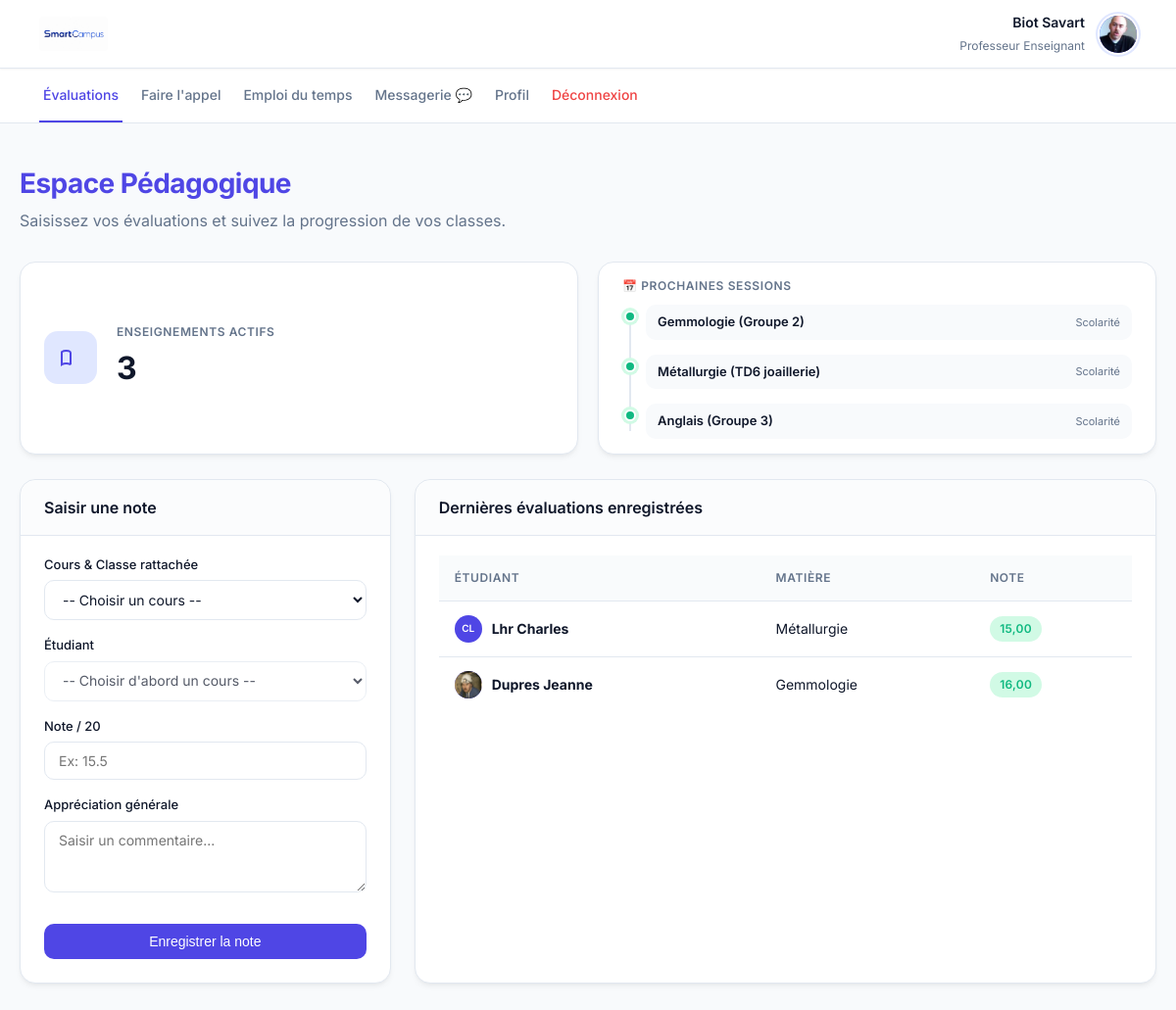
Screenshot of /dashboard_professeur.php (signed in) with the database file from the repository.
### tables this page shows
CREATE TABLE utilisateurs (
        id INTEGER PRIMARY KEY AUTOINCREMENT,
        prenom TEXT NOT NULL,
        nom TEXT NOT NULL,
        email TEXT UNIQUE NOT NULL,
        role TEXT CHECK(role IN ('etudiant', 'professeur', 'administrateur')) NOT NULL,
        mot_de_passe_hash TEXT NOT NULL,
        statut_compte TEXT DEFAULT 'actif',
        groupe_id INTEGER,
        FOREIGN KEY(groupe_id) REFERENCES groupes(id) ON DELETE SET NULL
    );

CREATE TABLE cours (
        id INTEGER PRIMARY KEY AUTOINCREMENT,
        titre TEXT NOT NULL,
        categorie TEXT NOT NULL,
        description TEXT,
        groupe_id INTEGER,
        professeur_id INTEGER, jour VARCHAR(20) DEFAULT 'Lundi', heure_debut VARCHAR(10) DEFAULT '08:30', heure_fin VARCHAR(10) DEFAULT '10:30', salle VARCHAR(50) DEFAULT 'Non assignée',
        FOREIGN KEY(groupe_id) REFERENCES groupes(id) ON DELETE CASCADE,
        FOREIGN KEY(professeur_id) REFERENCES utilisateurs(id) ON DELETE SET NULL
    );

CREATE TABLE groupes (
        id INTEGER PRIMARY KEY AUTOINCREMENT,
        nom TEXT NOT NULL UNIQUE
    );

CREATE TABLE notes (
        id INTEGER PRIMARY KEY AUTOINCREMENT,
        etudiant_id INTEGER,
        cours_id INTEGER,
        valeur_note REAL,
        commentaire TEXT,
        FOREIGN KEY(etudiant_id) REFERENCES utilisateurs(id) ON DELETE CASCADE,
        FOREIGN KEY(cours_id) REFERENCES cours(id) ON DELETE CASCADE
    );

### dashboard_professeur.php (the view, shortened to what this page needs)
<?php
require_once 'db.php';
$prof_id = $_SESSION['utilisateur_id'];
$prof_info = $db->query("SELECT prenom, nom FROM utilisateurs WHERE id = $prof_id")->fetch();
$prof_init = strtoupper(substr($prof_info['prenom'], 0, 1) . substr($prof_info['nom'], 0, 1));
$prof_avatar = glob("uploads/avatars/avatar_" . $prof_id . ".*");
$mes_cours = $db->query("
    SELECT c.*, g.nom as groupe_nom
    FROM cours c
    JOIN groupes g ON c.groupe_id = g.id
    WHERE c.professeur_id = $prof_id
    ORDER BY c.titre
")->fetchAll();
$nb_cours = count($mes_cours);
$prochains_cours_prof = $db->query("
    SELECT c.*, g.nom as groupe_nom
    FROM cours c
    JOIN groupes g ON c.groupe_id = g.id
    WHERE c.professeur_id = $prof_id
    LIMIT 3
")->fetchAll();
$historique_notes = $db->query("
    SELECT n.*, u.nom as etud_nom, u.prenom as etud_prenom, c.titre as cours_titre
    FROM notes n
    JOIN utilisateurs u ON n.etudiant_id = u.id
    JOIN cours c ON n.cours_id = c.id
    WHERE c.professeur_id = $prof_id
    ORDER BY n.id DESC
")->fetchAll();
?>
<!DOCTYPE html>
<html lang="fr">
<head>
    <link rel="stylesheet" href="style.css">
</head>
<body>
    <header class="top-bar">
        <img src="images/logo.jpg" alt="Logo" onerror="this.src='https://via.placeholder.com/120x45?text=SmartCampus'">
        <div class="user-widget">
            <div class="user-widget-info" style="text-align: right;">
                <strong><?= htmlspecialchars($prof_info['prenom'] . ' ' . $prof_info['nom']) ?></strong>
                <span>Professeur Enseignant</span>
            </div>
            <div class="avatar-small">
                <?php if (!empty($prof_avatar)): ?>
                    <img src="<?= $prof_avatar[0] ?>" alt="Professeur">
                <?php else: ?>
                    <?= $prof_init ?>
                <?php endif; ?>
            </div>
        </div>
    </header>
    <nav class="top-nav">
        <a href="dashboard_professeur.php" class="active">Évaluations</a>
        <a href="faire_appel.php">Faire l'appel</a>
        <a href="planning.php">Emploi du temps</a>
        <a href="messagerie.php">
            Messagerie 💬
        </a>
        <a href="profil.php">Profil</a>
        <a href="deconnexion.php" style="color:var(--danger);">Déconnexion</a>
    </nav>
    <div class="container">
        <div style="margin-bottom: 30px;">
            <h1 style="color:var(--primary);">Espace Pédagogique</h1>
            <p style="color:var(--text-muted); margin:0;">Saisissez vos évaluations et suivez la progression de vos classes.</p>
        </div>
        <div class="stats-container">
            <div class="card stat-card">
                <div class="stat-icon">
                    <svg xmlns="http://www.w3.org/2000/svg" width="24" height="24" fill="none" viewBox="0 0 24 24" stroke="currentColor" stroke-width="2">
                        <path d="M12 6.253v13m0-13C10.832 5.477 9.246 5 7.5 5S4.168 5.477 3 6.253v13C4.168 18.477 5.754 18 7.5 18s3.332.477 4.5 1.253" />
                    </svg>
                </div>
                <div class="stat-info">
                    <h2>Enseignements Actifs</h2>
                    <div class="stat-value"><?= $nb_cours ?></div>
                </div>
            </div>
            <div class="card" style="padding: 15px 24px;">
                <h2 style="font-size:12px; text-transform:uppercase; color:var(--text-muted); margin-bottom:10px; letter-spacing:0.05em;">📅 Prochaines sessions</h2>
                <?php if (empty($prochains_cours_prof)): ?>
                    <p style="font-size:13px; color:var(--text-muted); margin:5px 0;">Aucun cours planifié.</p>
                <?php else: ?>
                    <div class="timeline">
                        <?php foreach($prochains_cours_prof as $pcp): ?>
                            <div class="timeline-item">
                                <div class="timeline-badge"></div>
                                <div class="timeline-content" style="padding:8px 12px;">
                                    <span style="font-size:13px; font-weight:600;">
                                        <?= htmlspecialchars($pcp['titre']) ?> (<?= htmlspecialchars($pcp['groupe_nom']) ?>)
                                    </span>
                                    <span style="font-size:11px; color:var(--text-muted);">Scolarité</span>
                                </div>
                            </div>
                        <?php endforeach; ?>
                    </div>
                <?php endif; ?>
            </div>
        </div>
        <div class="dashboard-grid inverse">
            <div class="card" style="align-self: start;">
                <div class="card-header"><h2>Saisir une note</h2></div>
                <?php if ($nb_cours == 0): ?>
                    <p style="color:var(--text-muted); font-size:14px;">Vous n'avez pas de cours assigné.</p>
                <?php else: ?>
                    <form method="POST">
                        <label>Cours &amp; Classe rattachée</label>
                        <select name="cours_id" id="coursSelect" required onchange="filtrerEtudiants()">
                            <option value="">-- Choisir un cours --</option>
                        </select>
                        <label>Étudiant</label>
                        <select name="etudiant_id" id="etudiantSelect" required disabled>
                            <option value="">-- Choisir d'abord un cours --</option>
                        </select>
                        <label>Note / 20</label>
                        <input type="number" name="valeur_note" step="0.25" min="0" max="20" required placeholder="Ex: 15.5">
                        <label>Appréciation générale</label>
                        <textarea name="commentaire" rows="3" placeholder="Saisir un commentaire..."></textarea>
                        <button type="submit" class="btn-action" style="width:100%; margin-top:10px;">Enregistrer la note</button>
                    </form>
                <?php endif; ?>
            </div>
            <div class="card">
                <div class="card-header"><h2>Dernières évaluations enregistrées</h2></div>
                <?php if (empty($historique_notes)): ?>
                    <div class="empty-state">
                        <p>Aucune note enregistrée pour le moment.</p>
                    </div>
                <?php else: ?>
                    <table>
                        <tr>
                            <th>Étudiant</th>
                            <th>Matière</th>
                            <th>Note</th>
                        </tr>
                        <?php foreach(array_slice($historique_notes, 0, 10) as $n): ?>
                            <?php
                                $e_avatar = glob("uploads/avatars/avatar_" . $n['etudiant_id'] . ".*");
                                $e_init = strtoupper(substr($n['etud_prenom'], 0, 1) . substr($n['etud_nom'], 0, 1));
                            ?>
                            <tr>
                                <td>
                                    <div style="display:flex; align-items:center; gap:10px;">
                                        <div class="avatar-small" style="width:28px; height:28px; font-size:10px; box-shadow:none;">
                                            <?php if (!empty($e_avatar)): ?>
                                                <img src="<?= $e_avatar[0] ?>" alt="Pic">
                                            <?php else: ?>
                                                <?= $e_init ?>
                                            <?php endif; ?>
                                        </div>
                                        <strong><?= htmlspecialchars($n['etud_nom'] . ' ' . $n['etud_prenom']) ?></strong>
                                    </div>
                                </td>
                                <td><?= htmlspecialchars($n['cours_titre']) ?></td>
                                <td><span class="badge badge-success"><?= number_format($n['valeur_note'], 2, ',', ' ') ?></span></td>
                            </tr>
                        <?php endforeach; ?>
                    </table>
                <?php endif; ?>
            </div>
        </div>
    </div>
</body>
</html>

### style.css (style rules this page uses)
:root { --primary: #4f46e5; --primary-hover: #4338ca; --primary-light: #e0e7ff; --bg-body: #f8fafc; --surface: #ffffff; --text-main: #0f172a; --text-muted: #64748b; --border: #e2e8f0; --success: #10b981; --success-bg: #d1fae5; --danger: #ef4444; --danger-bg: #fee2e2; --warning: #f59e0b; --radius-md: 10px; --radius-lg: 16px; --shadow-sm: 0 1px 2px 0 rgb(0 0 0 / 0.05); --shadow-md: 0 4px 6px -1px rgb(0 0 0 / 0.05), 0 2px 4px -2px rgb(0 0 0 / 0.05); --shadow-hover: 0 10px 15px -3px rgb(0 0 0 / 0.08), 0 4px 6px -4px rgb(0 0 0 / 0.04); --transition: all 0.25s ease; }
body { font-family: 'Inter', sans-serif; background-color: var(--bg-body); color: var(--text-main); margin: 0; padding: 0; line-height: 1.5; }
h1 { font-size: 28px; font-weight: 700; margin-bottom: 5px; letter-spacing: -0.02em; }
h2 { font-size: 16px; font-weight: 600; margin: 0; color: var(--text-main); }
a { text-decoration: none; transition: var(--transition); }
.top-bar { background: var(--surface); border-bottom: 1px solid var(--border); padding: 12px 40px; display: flex; justify-content: space-between; align-items: center; position: sticky; top: 0; z-index: 100; box-shadow: var(--shadow-sm); }
.top-bar img { height: 35px; border-radius: 4px; }
.user-widget { display: flex; align-items: center; gap: 15px; }
.user-widget-info strong { display: block; font-size: 14px; font-weight: 600; }
.user-widget-info span { font-size: 12px; color: var(--text-muted); }
.avatar-small { width: 38px; height: 38px; border-radius: 50%; background: var(--primary); color: white; display: flex; align-items: center; justify-content: center; font-weight: 600; font-size: 14px; overflow: hidden; box-shadow: 0 0 0 2px var(--surface), 0 0 0 4px var(--primary-light); }
.avatar-small img { width: 100%; height: 100%; object-fit: cover; }
.top-nav { background: var(--surface); padding: 0 40px; display: flex; gap: 15px; border-bottom: 1px solid var(--border); }
.top-nav a { color: var(--text-muted); padding: 16px 4px; font-size: 14px; font-weight: 500; border-bottom: 2px solid transparent; }
.top-nav a.active { color: var(--primary); border-bottom: 2px solid var(--primary); }
.container { max-width: 1200px; margin: 40px auto; padding: 0 20px; }
.dashboard-grid { display: grid; grid-template-columns: 2fr 1fr; gap: 24px; }
.dashboard-grid.inverse { grid-template-columns: 1fr 2fr; }
.card { background: var(--surface); border: 1px solid var(--border); border-radius: var(--radius-lg); box-shadow: var(--shadow-md); padding: 24px; min-width: 0; transition: var(--transition); }
.card-header { border-bottom: 1px solid var(--border); margin: -24px -24px 20px -24px; padding: 16px 24px; background: rgba(248, 250, 252, 0.5); border-top-left-radius: var(--radius-lg); border-top-right-radius: var(--radius-lg); }
label { display: block; font-size: 13px; font-weight: 500; margin-bottom: 6px; color: var(--text-main); }
input[type="text"], input[type="email"], input[type="password"], input[type="number"], input[type="time"], input[type="date"], select, textarea { width: 100%; padding: 10px 14px; border: 1px solid var(--border); border-radius: var(--radius-md); margin-bottom: 16px; font-size: 14px; box-sizing: border-box; background-color: var(--surface); color: var(--text-main); transition: var(--transition); font-family: inherit; }
.btn-action { background: var(--primary); color: white; border: none; padding: 10px 20px; border-radius: var(--radius-md); cursor: pointer; font-weight: 500; font-size: 14px; transition: var(--transition); display: inline-flex; align-items: center; justify-content: center; }
table { width: 100%; border-collapse: separate; border-spacing: 0; }
th, td { padding: 14px 16px; text-align: left; border-bottom: 1px solid var(--border); font-size: 14px; }
th { background: rgba(248, 250, 252, 0.8); font-weight: 600; color: var(--text-muted); font-size: 12px; text-transform: uppercase; letter-spacing: 0.05em; }
tr:last-child td { border-bottom: none; }
.badge { padding: 4px 10px; border-radius: 20px; font-size: 12px; font-weight: 600; display: inline-block; letter-spacing: 0.02em; }
.badge-success { background: var(--success-bg); color: var(--success); }

### rows the page displays
utilisateurs: prenom+nom "Biot Savart"
cours: titre "Gemmologie", groupe.nom "Groupe 2"
cours: titre "Métallurgie", groupe.nom "TD6 joaillerie"
cours: titre "Anglais", groupe.nom "Groupe 3"
notes: etudiant.nom "CL", etudiant.prenom "Lhr Charles", cours.titre "Métallurgie", valeur_note "15,00"
notes: etudiant.prenom "Dupres Jeanne", cours.titre "Gemmologie", valeur_note "16,00"

### other values shown
$nb_cours "3"
